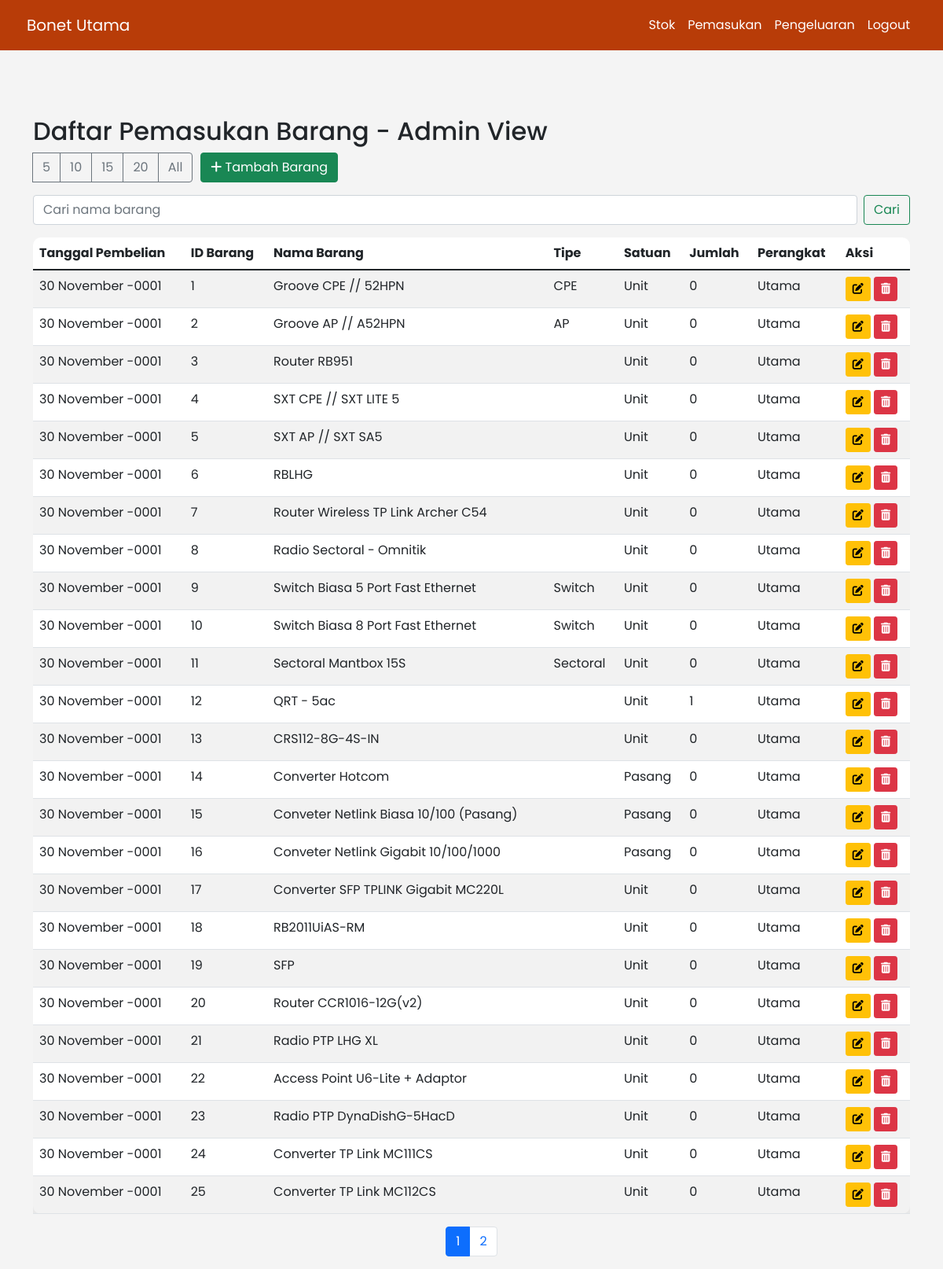
/admin/pemasukan-admin.php (signed in), run on the app's committed database.
### tables this page shows
CREATE TABLE `tb_pemasukan_barang` (
  `Tanggal_Pembelian` date NOT NULL,
  `ID_Barang` int(50) NOT NULL,
  `Nama_Barang` varchar(255) NOT NULL,
  `Tipe` varchar(255) NOT NULL,
  `Satuan` varchar(255) NOT NULL,
  `Stok` int(50) NOT NULL,
  `Perangkat` varchar(255) NOT NULL
);

### admin/pemasukan-admin.php (the view, shortened to what this page needs)
<?php
include('../koneksi.php');
$search = isset($_GET['search']) ? $_GET['search'] : '';
$total_query = "SELECT COUNT(*) as total FROM tb_pemasukan_barang WHERE Nama_Barang LIKE '%$search%'";
$total_result = $conn->query($total_query);
$total_row = $total_result->fetch_assoc();
$total = $total_row['total'];
$limit = isset($_SESSION['limit']) ? (int)$_SESSION['limit'] : 25;
$page = isset($_GET['page']) ? (int)$_GET['page'] : 1;
$offset = ($page - 1) * $limit;
$query = "SELECT * FROM tb_pemasukan_barang WHERE Nama_Barang LIKE '%$search%' LIMIT $limit OFFSET $offset";
$result = $conn->query($query);
?>
<!DOCTYPE html>
<html lang="en">
<head>
    <link href="https://cdn.jsdelivr.net/npm/bootstrap@5.1.3/dist/css/bootstrap.min.css" rel="stylesheet">
    <link rel="stylesheet" href="https://cdnjs.cloudflare.com/ajax/libs/font-awesome/6.0.0-beta3/css/all.min.css">
</head>
<body>
<nav class="navbar navbar-expand-lg navbar-custom fixed-top">
    <div class="container p-1">
        <a class="navbar-brand" href="index.php">Bonet Utama</a>
        <div class="collapse navbar-collapse" id="navbarNav">
            <ul class="navbar-nav ms-auto">
                <li class="nav-item">
                <a class="nav-link active" aria-current="page" href="admin.php">Stok</a>
                </li>
                <li class="nav-item">
                    <a class="nav-link" href="pemasukan-admin.php">Pemasukan</a>
                </li>
                <li class="nav-item">
                    <a class="nav-link" href="pengeluaran-admin.php">Pengeluaran</a>
                </li>
                <li class="nav-item">
                    <a class="nav-link" href="logout.php">Logout</a>
                </li>
            </ul>
        </div>
    </div>
</nav>
<div class="container mt-5">
    <h2>Daftar Pemasukan Barang - Admin View</h2>
    <div class="actions mb-3">
        <form method="GET" action="pemasukan-admin.php" class="d-inline">
            <div class="btn-group" role="group">
                <button type="submit" name="limit" value="5" class="btn btn-outline-secondary">5</button>
                <button type="submit" name="limit" value="10" class="btn btn-outline-secondary">10</button>
                <button type="submit" name="limit" value="15" class="btn btn-outline-secondary">15</button>
                <button type="submit" name="limit" value="20" class="btn btn-outline-secondary">20</button>
                <button type="submit" name="limit" value="all" class="btn btn-outline-secondary">All</button>
            </div>
        </form>
        <a href="create-pemasukan.php" class="btn btn-success"><i class="fas fa-plus"></i> Tambah Barang</a>
    </div>
    <form class="d-flex mb-3" method="GET" action="pemasukan-admin.php">
        <input class="form-control me-2" type="search" placeholder="Cari nama barang" aria-label="Search" name="search" value="<?= htmlspecialchars($search) ?>">
        <button class="btn btn-outline-success" type="submit">Cari</button>
    </form>
    <table class="table table-striped">
        <thead>
            <tr>
                <th>Tanggal Pembelian</th>
                <th>ID Barang</th>
                <th>Nama Barang</th>
                <th>Tipe</th>
                <th>Satuan</th>
                <th>Jumlah</th>
                <th>Perangkat</th>
                <th>Aksi</th>
            </tr>
        </thead>
        <tbody>
            <?php while ($row = $result->fetch_assoc()): ?>
            <tr>
            <?php
                $tanggal = date("d F Y", strtotime($row['Tanggal_Pembelian']));
            ?>
                <td><?= htmlspecialchars($tanggal) ?></td>
                <td><?= htmlspecialchars($row['ID_Barang']) ?></td>
                <td><?= htmlspecialchars($row['Nama_Barang']) ?></td>
                <td><?= htmlspecialchars($row['Tipe']) ?></td>
                <td><?= htmlspecialchars($row['Satuan']) ?></td>
                <td><?= htmlspecialchars($row['Stok']) ?></td>
                <td><?= htmlspecialchars($row['Perangkat']) ?></td>
                <td>
                    <a href="edit-pemasukan.php?id=<?= $row['ID_Barang'] ?>" class="btn btn-warning btn-sm"><i class="fas fa-edit"></i></a>
                    <a href="delete-pemasukan.php?id=<?= $row['ID_Barang'] ?>" class="btn btn-danger btn-sm" onclick="return confirm('Are you sure you want to delete this item?');"><i class="fas fa-trash-alt"></i></a>
                </td>
            </tr>
            <?php endwhile; ?>
        </tbody>
    </table>
    <nav aria-label="Page navigation example">
        <ul class="pagination">
            <?php
            $total_pages = ceil($total / $limit);
            for ($i = 1; $i <= $total_pages; $i++): ?>
                <li class="page-item <?= $i == $page ? 'active' : '' ?>">
                    <a class="page-link" href="pemasukan-admin.php?page=<?= $i ?>&limit=<?= $limit ?>&search=<?= htmlspecialchars($search) ?>"><?= $i ?></a>
                </li>
            <?php endfor; ?>
        </ul>
    </nav>
</div>
</body>
</html>

### admin/pemasukan-admin.php (style rules this page uses)
body { font-family: 'Poppins', sans-serif; background-color: #f4f4f4; }
.navbar-custom { background-color: #B83C08; }
.navbar-custom .navbar-brand, .navbar-custom .nav-link { color: #fff; }
.container { padding-top: 100px; }
.table { background-color: #fff; padding: 20px; border-radius: 10px; }
.actions { display: flex; gap: 10px; }
.pagination { justify-content: center; }

### data on the page
tb_pemasukan_barang: Tanggal_Pembelian "30 November -0001", ID_Barang "1", Nama_Barang "Groove CPE // 52HPN", Tipe "CPE", Satuan "Unit", Stok "0", Perangkat "Utama"
tb_pemasukan_barang: Tanggal_Pembelian "30 November -0001", ID_Barang "2", Nama_Barang "Groove AP // A52HPN", Tipe "AP", Satuan "Unit", Stok "0", Perangkat "Utama"
tb_pemasukan_barang: Tanggal_Pembelian "30 November -0001", ID_Barang "3", Nama_Barang "Router RB951", Satuan "Unit", Stok "0", Perangkat "Utama"
tb_pemasukan_barang: Tanggal_Pembelian "30 November -0001", ID_Barang "4", Nama_Barang "SXT CPE // SXT LITE 5", Satuan "Unit", Stok "0", Perangkat "Utama"
tb_pemasukan_barang: Tanggal_Pembelian "30 November -0001", ID_Barang "5", Nama_Barang "SXT AP // SXT SA5", Satuan "Unit", Stok "0", Perangkat "Utama"
tb_pemasukan_barang: Tanggal_Pembelian "30 November -0001", ID_Barang "6", Nama_Barang "RBLHG", Satuan "Unit", Stok "0", Perangkat "Utama"
tb_pemasukan_barang: Tanggal_Pembelian "30 November -0001", ID_Barang "7", Nama_Barang "Router Wireless TP Link Archer C54", Satuan "Unit", Stok "0", Perangkat "Utama"
tb_pemasukan_barang: Tanggal_Pembelian "30 November -0001", ID_Barang "8", Nama_Barang "Radio Sectoral - Omnitik", Satuan "Unit", Stok "0", Perangkat "Utama"
tb_pemasukan_barang: Tanggal_Pembelian "30 November -0001", ID_Barang "9", Nama_Barang "Switch Biasa 5 Port Fast Ethernet", Tipe "Switch", Satuan "Unit", Stok "0", Perangkat "Utama"
tb_pemasukan_barang: Tanggal_Pembelian "30 November -0001", ID_Barang "10", Nama_Barang "Switch Biasa 8 Port Fast Ethernet", Tipe "Switch", Satuan "Unit", Stok "0", Perangkat "Utama"
tb_pemasukan_barang: Tanggal_Pembelian "30 November -0001", ID_Barang "11", Nama_Barang "Sectoral Mantbox 15S", Tipe "Sectoral", Satuan "Unit", Stok "0", Perangkat "Utama"
tb_pemasukan_barang: Tanggal_Pembelian "30 November -0001", ID_Barang "12", Nama_Barang "QRT - 5ac", Satuan "Unit", Stok "1", Perangkat "Utama"
tb_pemasukan_barang: Tanggal_Pembelian "30 November -0001", ID_Barang "13", Nama_Barang "CRS112-8G-4S-IN", Satuan "Unit", Stok "0", Perangkat "Utama"
tb_pemasukan_barang: Tanggal_Pembelian "30 November -0001", ID_Barang "14", Nama_Barang "Converter Hotcom", Satuan "Pasang", Stok "0", Perangkat "Utama"
tb_pemasukan_barang: Tanggal_Pembelian "30 November -0001", ID_Barang "15", Nama_Barang "Conveter Netlink Biasa 10/100 (Pasang)", Satuan "Pasang", Stok "0", Perangkat "Utama"
tb_pemasukan_barang: Tanggal_Pembelian "30 November -0001", ID_Barang "16", Nama_Barang "Conveter Netlink Gigabit 10/100/1000", Satuan "Pasang", Stok "0", Perangkat "Utama"
tb_pemasukan_barang: Tanggal_Pembelian "30 November -0001", ID_Barang "17", Nama_Barang "Converter SFP TPLINK Gigabit MC220L", Satuan "Unit", Stok "0", Perangkat "Utama"
tb_pemasukan_barang: Tanggal_Pembelian "30 November -0001", ID_Barang "18", Nama_Barang "RB2011UiAS-RM", Satuan "Unit", Stok "0", Perangkat "Utama"
tb_pemasukan_barang: Tanggal_Pembelian "30 November -0001", ID_Barang "19", Nama_Barang "SFP", Satuan "Unit", Stok "0", Perangkat "Utama"
tb_pemasukan_barang: Tanggal_Pembelian "30 November -0001", ID_Barang "20", Nama_Barang "Router CCR1016-12G(v2)", Satuan "Unit", Stok "0", Perangkat "Utama"
tb_pemasukan_barang: Tanggal_Pembelian "30 November -0001", ID_Barang "21", Nama_Barang "Radio PTP LHG XL", Satuan "Unit", Stok "0", Perangkat "Utama"
tb_pemasukan_barang: Tanggal_Pembelian "30 November -0001", ID_Barang "22", Nama_Barang "Access Point U6-Lite + Adaptor", Satuan "Unit", Stok "0", Perangkat "Utama"
tb_pemasukan_barang: Tanggal_Pembelian "30 November -0001", ID_Barang "23", Nama_Barang "Radio PTP DynaDishG-5HacD", Satuan "Unit", Stok "0", Perangkat "Utama"
tb_pemasukan_barang: Tanggal_Pembelian "30 November -0001", ID_Barang "24", Nama_Barang "Converter TP Link MC111CS", Satuan "Unit", Stok "0", Perangkat "Utama"
tb_pemasukan_barang: Tanggal_Pembelian "30 November -0001", ID_Barang "25", Nama_Barang "Converter TP Link MC112CS", Satuan "Unit", Stok "0", Perangkat "Utama"
